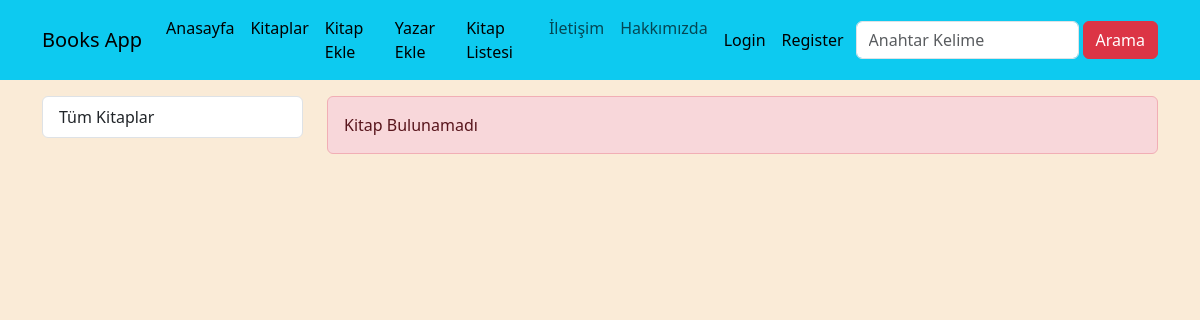
/books/category/tarih/, run on an earlier commit of the app's database.
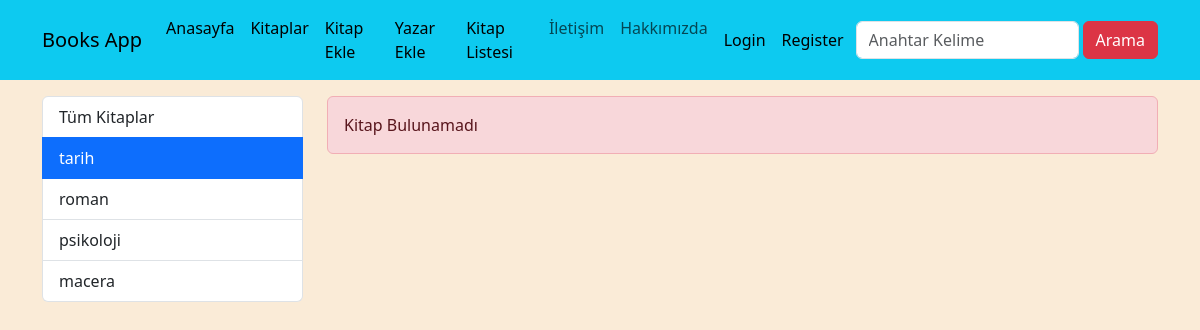
And on a later commit of the database.
### books/models.py (models this page shows, shortened)
class Category(models.Model):
    name = models.CharField(max_length=100)
    slug = models.SlugField(max_length=100, unique=True, blank=True, null=True, default=None)
    def __str__(self):
        return self.name
    class Meta:
        verbose_name = "Kategori"
        verbose_name_plural = "Kategoriler"

### books/views.py (the view)
# urls.py: path("category/<slug:slug>/", views.getBooksByCategory, name="category_slug"),
def getBooksByCategory(request, slug):
    kitaplar = Book.objects.filter(category__slug=slug, activate=1)
    kategoriler = Category.objects.all()
    paginator = Paginator(kitaplar, 2)
    page = request.GET.get('page', 1)
    page_obj = paginator.get_page(page)
    context = {
        "page_obj": page_obj,
        "categories": kategoriler,
        "seciliKategori": slug,
    }
    return render(request, "books/index.html", context)

### books/templates/books/index.html (shortened to what this page needs)
{% extends 'base.html' %}
{% load static %}
{% block css_files %}
  <link rel="stylesheet" href="{% static 'books/css/style.css' %}">
{% endblock  %}
{% block content %}
<div class="container mt-3">
  <div class="row">
      <div class="col-3">
        {% include 'books/partial/__categories.html' %}
      </div>
      <div class="col-9">
          {% if page_obj.object_list|length == 0 %}
            <div class="alert alert-danger">Kitap Bulunamadı</div>
          {% endif %}
      </div>
  </div>
</div>
{% endblock  %}

### books/templates/books/partial/__categories.html
<div class="list-group">
  <a href="/books" class="list-group-item list-group-item-action">Tüm Kitaplar</a>
  {% for category in categories %}
    <a href="{% url 'category_slug' category.slug %}"
    class="list-group-item list-group-item-action {% if seciliKategori == category.slug %} active {% endif %}">
    {{ category }}</a>
  {% endfor %}
</div>

What changed in the data, as far as the page shows it:
added Category: name "tarih", slug "tarih" (drawn)
added Category: name "roman"
added Category: name "psikoloji"
added Category: name "macera"
